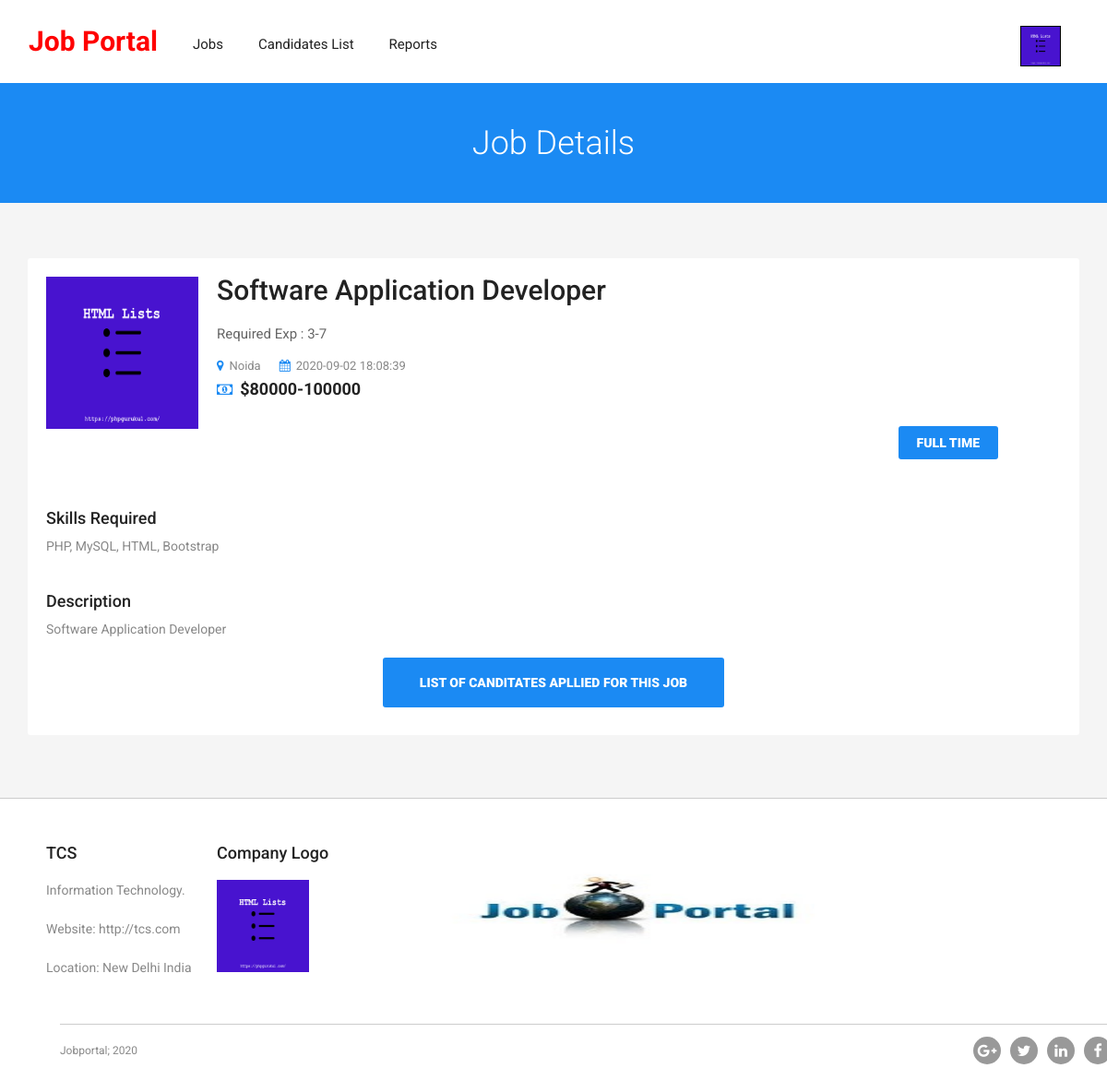
The page /employers/job-details.php?jobid=7 (signed in) on the database its author committed.
### tables this page shows
CREATE TABLE `tblemployers` (
  `id` int(11) NOT NULL,
  `ConcernPerson` varchar(150) DEFAULT NULL,
  `EmpEmail` varchar(250) DEFAULT NULL,
  `EmpPassword` varchar(250) DEFAULT NULL,
  `CompnayName` varchar(255) DEFAULT NULL,
  `CompanyTagline` mediumtext DEFAULT NULL,
  `CompnayDescription` mediumtext DEFAULT NULL,
  `CompanyUrl` varchar(255) DEFAULT NULL,
  `CompnayLogo` varchar(200) DEFAULT NULL,
  `noOfEmployee` char(10) DEFAULT NULL,
  `industry` varchar(255) DEFAULT NULL,
  `typeBusinessEntity` varchar(255) DEFAULT NULL,
  `lcation` varchar(255) DEFAULT NULL,
  `establishedIn` char(200) DEFAULT NULL,
  `RegDtae` timestamp NULL DEFAULT current_timestamp(),
  `LastUpdationDate` timestamp NOT NULL DEFAULT current_timestamp() ON UPDATE current_timestamp(),
  `Is_Active` int(1) DEFAULT NULL
);

CREATE TABLE `tbljobs` (
  `jobId` int(11) NOT NULL,
  `employerId` int(11) NOT NULL,
  `jobCategory` varchar(255) DEFAULT NULL,
  `jobTitle` varchar(255) DEFAULT NULL,
  `jobType` varchar(255) DEFAULT NULL,
  `salaryPackage` char(200) DEFAULT NULL,
  `skillsRequired` varchar(255) DEFAULT NULL,
  `experience` varchar(50) DEFAULT NULL,
  `jobLocation` varchar(255) DEFAULT NULL,
  `jobDescription` mediumtext DEFAULT NULL,
  `JobExpdate` date DEFAULT NULL,
  `postinDate` timestamp NULL DEFAULT current_timestamp(),
  `updationDate` timestamp NULL DEFAULT NULL ON UPDATE current_timestamp(),
  `isActive` int(1) NOT NULL
);

### employers/job-details.php (the view, shortened to what this page needs)
<?php
include('includes/config.php');
if(strlen($_SESSION['emplogin'])==0)
  {
header('location:emp-login.php');
}
else{?>
<!doctype html>
<html>
<head>
<link href="../css/custom.css" rel="stylesheet" type="text/css">
<link href="../css/bootstrap.css" rel="stylesheet" type="text/css">
<link href="../css/color.css" rel="stylesheet" type="text/css">
<link href="../css/responsive.css" rel="stylesheet" type="text/css">
<link href="../css/owl.carousel.css" rel="stylesheet" type="text/css">
<link href="../css/font-awesome.min.css" rel="stylesheet" type="text/css">
<link href="../css/jquery.mCustomScrollbar.css" rel="stylesheet" type="text/css">
</head>
<body class="theme-style-1">
<div id="wrapper">
  <?php include('includes/header.php');?>
  <section id="inner-banner">
    <div class="container">
      <h1>Job Details</h1>
    </div>
  </section>
  <div id="main">
    <section class="recent-row padd-tb job-detail">
      <div class="container">
        <div class="row">
          <div class="col-md-12 col-sm-8">
            <div id="content-area">
<?php
$jid=intval($_GET['jobid']);
$empid=$_SESSION['emplogin'];
$sql = "SELECT tbljobs.*,tblemployers.CompnayLogo from tbljobs join tblemployers on tblemployers.id=tbljobs.employerId  where tbljobs.employerId=:eid and tbljobs.jobId=:jid";
$query = $dbh -> prepare($sql);
$query-> bindParam(':eid', $empid, PDO::PARAM_STR);
$query-> bindParam(':jid', $jid, PDO::PARAM_STR);
$query->execute();
$results=$query->fetchAll(PDO::FETCH_OBJ);
if($query->rowCount() > 0)
{
foreach($results as $result)
{
 ?>
              <div class="box">
                <div class="thumb">
        <a href="#">
          <img src="employerslogo/<?php echo htmlentities($result->CompnayLogo);?>" alt="img" width="165" height="165"></a></div>
                <div class="text-col">
<h2><?php echo htmlentities($result->jobTitle);?></h2>
  <p>Required Exp : <?php echo htmlentities($result->experience);?></p>
<a class="text"><i class="fa fa-map-marker"></i><?php echo htmlentities($result->jobLocation);?></a>
<a class="text"><i class="fa fa-calendar"></i><?php echo htmlentities($result->postinDate); ?></a>
<strong class="price"><i class="fa fa-money"></i>$<?php echo htmlentities($result->salaryPackage); ?></strong>
<div class="clearfix">
<?php if($result->jobType=='Full Time'):?>
<a class="btn-1 btn-color-2 ripple"><?php echo htmlentities($result->jobType); ?>
</a>
<?php endif;?>
</div>
</div>
<div class="clearfix">
<h4>Skills Required</h4>
<p><?php echo htmlentities($result->skillsRequired); ?> </p>
<h4>Description</h4>
<p><?php echo $result->jobDescription; ?></p>
<a href="#" class="btn-style-1 style-big">List of Canditates apllied for this job</a> </div>
              </div>
<?php }} ?>
            </div>
          </div>
        </div>
      </div>
    </section>
  </div>
  <?php include('includes/footer.php');?>
</body>
</html>
<?php }?>

### employers/includes/header.php (shortened to what this page needs)
 <header id="header">
    <div class="container">
      <div class="navigation-col">
        <nav class="navbar navbar-inverse">
          <div class="navbar-header">
            <h2><strong class="logo" style="color:red;padding-top:8%">Job Portal</strong></h2> </div>
            <ul class="nav navbar-nav" id="nav">
              <li><a href="#">Jobs</a>
              </li>
 <li><a href="candidates-listings.php">Candidates List</a></li>
 <li><a href="candidates-reports.php">Reports</a></li>
            </ul>
          </div>
      </div>
    </div>
    <div class="user-option-col">
      <div class="thumb">
        <div class="dropdown">
<?php
$empid=$_SESSION['emplogin'];
$sql = "SELECT  CompnayLogo from tblemployers where id=:eid";
$query = $dbh -> prepare($sql);
$query-> bindParam(':eid', $empid, PDO::PARAM_STR);
$query->execute();
$results=$query->fetchAll(PDO::FETCH_OBJ);
if($query->rowCount() > 0)
{
foreach($results as $result)
{ ?>
          <button class="btn btn-default dropdown-toggle" type="button" id="dropdownMenu1" data-toggle="dropdown" aria-haspopup="true" aria-expanded="true"> <img src="employerslogo/<?php echo htmlentities($result->CompnayLogo)?>" alt="Company Logo" width="44" height="44" style="border: solid 1px #000000;"></button>
<?php }} ?>
        </div>
      </div>
    </div>

### employers/includes/footer.php
 <footer id="footer">
<?php
$empid=$_SESSION['emplogin'];
$sql = "SELECT * from  tblemployers  where id=:eid";
$query = $dbh -> prepare($sql);
$query-> bindParam(':eid', $empid, PDO::PARAM_STR);
$query->execute();
$results=$query->fetchAll(PDO::FETCH_OBJ);
if($query->rowCount() > 0)
{
foreach($results as $result)
{
 ?>
    <div class="text-box box">
      <h4><?php echo htmlentities($result->CompnayName)?></h4>
      <p><?php echo htmlentities($result->CompanyTagline)?>.</p>
      <p>Website: <?php echo htmlentities($result->CompanyUrl)?></p>
<p>Location: <?php echo htmlentities($result->lcation)?></p>
    </div>
    <div class="box">
      <h4>Company Logo</h4>
      <img src="employerslogo/<?php echo htmlentities($result->CompnayLogo)?>" width="100" height="100">
    </div>
     <div class="box">
      <img src="employerslogo/Untitled-design-1.jpg" width="500" height="150">
    </div>
<?php
}}
?>
    <div class="container">
      <div class="bottom-row"> <strong class="copyrights">Jobportal; 2020</strong>
        <div class="footer-social">
          <ul>
            <li><a href="#"><i class="fa fa-google-plus"></i></a></li>
            <li><a href="#"><i class="fa fa-twitter"></i></a></li>
            <li><a href="#"><i class="fa fa-linkedin"></i></a></li>
            <li><a href="#"><i class="fa fa-facebook-f"></i></a></li>
          </ul>
        </div>
      </div>
    </div>
  </footer>

### css/color.css (style rules this page uses)
#banner, .banner-outer .caption .holder form button[type="submit"]:hover, .browse-job-section, .user-option-col a.login-round, .user-option-col .dropdown-menu > li > a:hover, .user-option-col .dropdown-menu > li > a:focus, .user-option-col a.btn-login, .theme-style-1 a.btn-style-1, .popular-categories .box:hover, .popular-categories .box:hover, .btn-color-2, .sidebar .box .text-box a.btn-apply, .call-action-section, .price-table .box strong.amount:before, .price-table .box strong.amount:after, #footer form input[type="submit"], #cp_side-menu, .banner-2, #wrapper .header-2.cp_sticky, .process-section .icon-box, .btn-bg-color-1, .header-4, #inner-banner, .pagination-box .pager li > a:hover, .pagination-box .pager li > a:focus, .pagination-box .pager li.active a, .post-box .owl-next:hover, .post-box .owl-prev:hover, .post-section .comment-form form input[type="submit"], .signup-section .holder input[type="submit"], .upload-box .btn-file, .signup-section .holder b, .contact-form input[type="Submit"], .address-box address .fa, .candidates-search-bar form, .btn-row a.resume, .btn-row a.login, .summary-box .col:before, .progress-box .progress-bar span, .alphabets-row .col span, .alphabets-row .col:before, .icon-colo-1, .resum-form .accordion_cp, .resum-form input[type="submit"], .navbar-toggle { background-color:#1b8af3; }
#nav li:hover > a, .banner-outer .caption .holder form button[type="submit"], .banner-outer .caption .holder .btn-row a .fa, .cp_side-menu a .fa, .user-option-col a .fa, #content-area .box .text-col a.text .fa, #content-area .box strong.price .fa, .sidebar .box .text-box h4 a, .sidebar .box .text-box a.text .fa, .sidebar .box .text-box strong.price .fa, #content-area a.load-more .fa, .price-table .box h4, .price-table .box strong.amount sub, .testimonials-section .owl-prev:hover:before, .testimonials-section .owl-next:hover:before, .post-box .text-box strong.date .fa, .post-box .text-box strong.name, .post-box .text-box:hover h4 a, #footer .box ul li a, .bottom-row strong.copyrights a:hover, #content-area .box:hover h4 a, #popular-job-slider .owl-next:before, #popular-job-slider .owl-prev:before, .sidebar-jobs ul li a, .sidebar-jobs ul li span .fa, .pagination-box .pager li > a, .pagination-box .pager li > span, .sidebar .box .recent-post .text-box a .fa, .sidebar .box .recent-post .text-area a .fa, .sidebar .box .recent-post ul li:hover strong a, .sidebar .box .archives-box ul li a:hover, .post-box blockquote p, .testimonials-style-3 .box p, .testimonials-style-3 .col p, .input-box .fa, .check-box strong a:hover, .signup-section .holder em, .signup-section .holder em a, .signup-section .holder a.login, .candidates-search-bar form button[type="submit"], .resumes-section .box .text-box h4, .resumes-content .box .text-box strong .fa, .resumes-content .box .text-box span.price .fa, .tags a, .resumes-section a.load-more .fa, .related-people .text-box strong.name a, .related-people .text-box span .fa, .summary-box strong.title, .popular-companies .owl-next:before, .popular-companies .owl-prev:before, .alphabets-row a:hover, .alphabets a:hover, .theme-style-1 .account-option a.btn-style-1 .fa, #content-area .box .text-col p em, .job-detail ul li .fa { color:#1b8af3; }
#nav li a:before,#nav li a:after, .testimonials-section .owl-prev:hover:before, .testimonials-section .owl-next:hover:before, .summary-box .col, .resume-process .option-box .icon-colo-1:before { border-color:#1b8af3; }

### css/responsive.css (style rules this page uses)
@media (min-width: 1200px) { strong.logo { margin: 0 150px 0 0; } }
@media (min-width: 1200px) { strong.logo { margin:0 0 0 65px; } }
@media (min-width: 1200px) { .user-option-col { position: absolute; padding:0; } }
@media (max-width: 1480px) { strong.logo { margin: 0; } }
@media (max-width: 1480px) { .bottom-row { margin: 30px 0 0 0; } }
@media (max-width: 1480px) { #footer .text-box, #footer .box { width:15%; margin:0 20px 0 0 } }
@media (max-width: 1900px) { #footer .text-box, #footer .box { width:15%; margin:0 20px 0 0 } }

### rows shown on the page
tblemployers: CompnayLogo (picture), CompnayName "TCS", CompanyTagline "Information Technology", CompanyUrl "http://tcs.com", lcation "New Delhi India"
tbljobs: employerId.CompnayLogo (picture), jobTitle "Software Application Developer", experience "3-7", jobLocation "Noida", postinDate "2020-09-02 18:08:39", salaryPackage "80000-100000", jobType "FULL TIME", skillsRequired "PHP, MySQL, HTML, Bootstrap", jobDescription "Software Application Developer"
